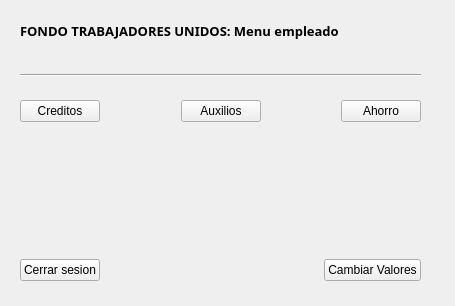
<?xml version="1.0" encoding="UTF-8"?>
<ui version="4.0">
 <class>MenuEmpleado</class>
 <widget class="QWidget" name="MenuEmpleado">
  <property name="geometry">
   <rect>
    <x>0</x>
    <y>0</y>
    <width>455</width>
    <height>306</height>
   </rect>
  </property>
  <property name="windowTitle">
   <string>FondoTrabajadoresUnidos(Empleado)</string>
  </property>
  <widget class="QWidget" name="layoutWidget">
   <property name="geometry">
    <rect>
     <x>20</x>
     <y>100</y>
     <width>401</width>
     <height>181</height>
    </rect>
   </property>
   <layout class="QVBoxLayout" name="verticalLayout">
    <item>
     <layout class="QHBoxLayout" name="horizontalLayout">
      <item>
       <widget class="QPushButton" name="pushButton_5">
        <property name="text">
         <string>Creditos</string>
        </property>
       </widget>
      </item>
      <item>
       <spacer name="horizontalSpacer">
        <property name="orientation">
         <enum>Qt::Horizontal</enum>
        </property>
        <property name="sizeHint" stdset="0">
         <size>
          <width>40</width>
          <height>20</height>
         </size>
        </property>
       </spacer>
      </item>
      <item>
       <widget class="QPushButton" name="pushButton_7">
        <property name="text">
         <string>Auxilios</string>
        </property>
       </widget>
      </item>
      <item>
       <spacer name="horizontalSpacer_2">
        <property name="orientation">
         <enum>Qt::Horizontal</enum>
        </property>
        <property name="sizeHint" stdset="0">
         <size>
          <width>40</width>
          <height>20</height>
         </size>
        </property>
       </spacer>
      </item>
      <item>
       <widget class="QPushButton" name="pushButton_6">
        <property name="text">
         <string>Ahorro</string>
        </property>
       </widget>
      </item>
     </layout>
    </item>
    <item>
     <spacer name="verticalSpacer">
      <property name="orientation">
       <enum>Qt::Vertical</enum>
      </property>
      <property name="sizeHint" stdset="0">
       <size>
        <width>20</width>
        <height>40</height>
       </size>
      </property>
     </spacer>
    </item>
    <item>
     <layout class="QHBoxLayout" name="horizontalLayout_2">
      <item>
       <widget class="QPushButton" name="pushButton">
        <property name="text">
         <string>Cerrar sesion</string>
        </property>
       </widget>
      </item>
      <item>
       <spacer name="horizontalSpacer_3">
        <property name="orientation">
         <enum>Qt::Horizontal</enum>
        </property>
        <property name="sizeHint" stdset="0">
         <size>
          <width>40</width>
          <height>20</height>
         </size>
        </property>
       </spacer>
      </item>
      <item>
       <widget class="QPushButton" name="pushButton_2">
        <property name="text">
         <string>Cambiar Valores</string>
        </property>
       </widget>
      </item>
     </layout>
    </item>
   </layout>
  </widget>
  <widget class="QWidget" name="verticalLayoutWidget">
   <property name="geometry">
    <rect>
     <x>20</x>
     <y>60</y>
     <width>401</width>
     <height>31</height>
    </rect>
   </property>
   <layout class="QVBoxLayout" name="verticalLayout_2">
    <item>
     <widget class="Line" name="line">
      <property name="orientation">
       <enum>Qt::Horizontal</enum>
      </property>
     </widget>
    </item>
   </layout>
  </widget>
  <widget class="QLabel" name="label_10">
   <property name="geometry">
    <rect>
     <x>20</x>
     <y>10</y>
     <width>401</width>
     <height>41</height>
    </rect>
   </property>
   <property name="font">
    <font>
     <family>Arial Black</family>
     <pointsize>10</pointsize>
     <weight>75</weight>
     <bold>true</bold>
    </font>
   </property>
   <property name="text">
    <string>FONDO TRABAJADORES UNIDOS: Menu empleado</string>
   </property>
  </widget>
 </widget>
 <resources/>
 <connections/>
</ui>
